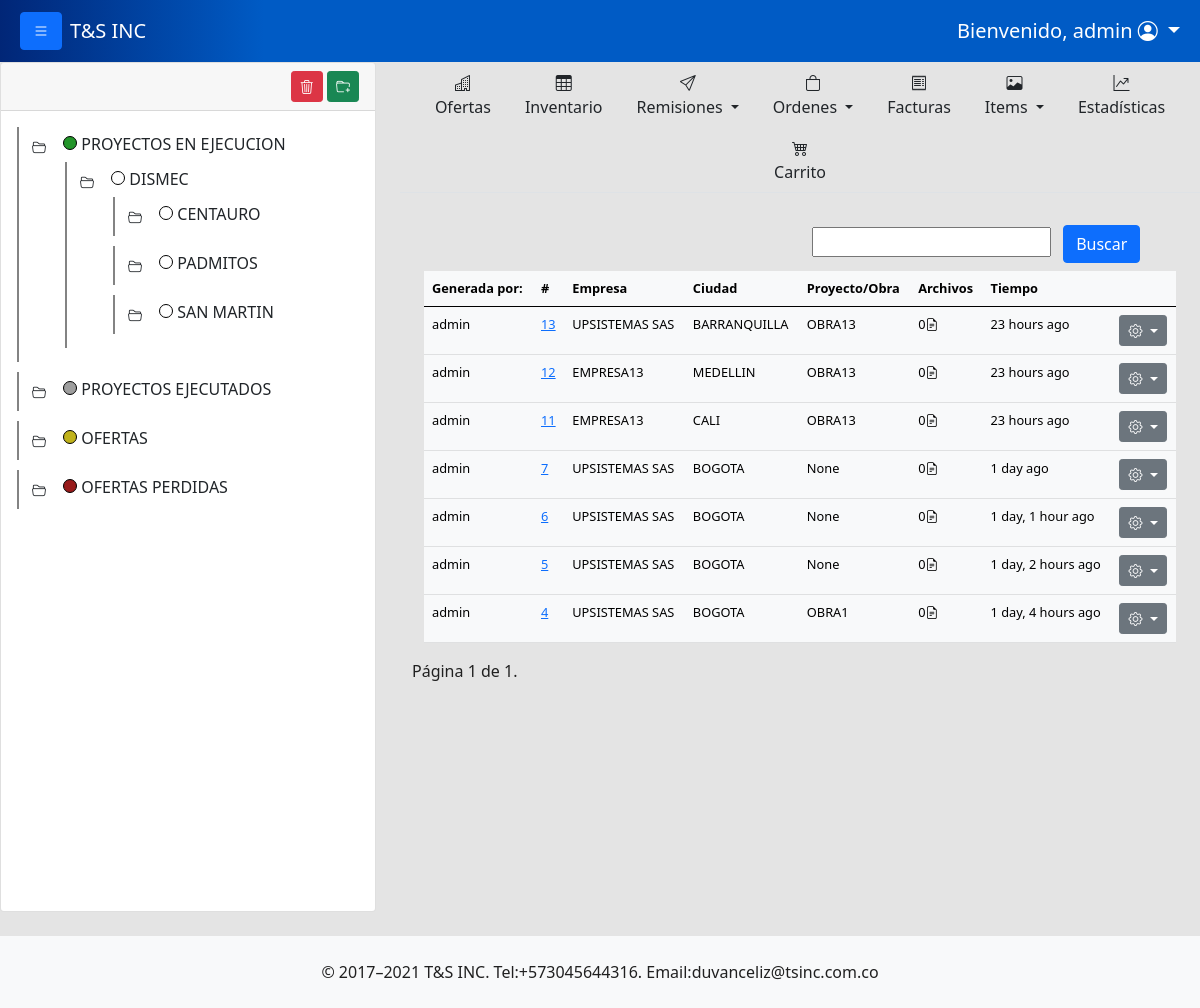
Screenshot of /remissions/ (signed in) with the database file from the repository.
### tsinc/models.py (models this page shows, shortened)
class Folder(models.Model):
    name = models.CharField(max_length=200)
    order = models.PositiveIntegerField(default=0)
    color = models.CharField(max_length=50, null=True, blank=True)
    parent = models.ForeignKey('self', on_delete=models.CASCADE, null=True, blank=True, related_name='children')
    project = models.ForeignKey(Project, on_delete=models.SET_NULL, null=True, blank=True)
    usersession = models.ForeignKey(User,on_delete=models.SET_NULL, null=True, blank=True )
    date = models.DateTimeField(default=timezone.now)
    class Meta:
        verbose_name = "Carpeta"
        verbose_name_plural = "Carpetas"
        ordering = ['order']

class Remission(models.Model):
    number = models.CharField(max_length=200, null= True)
    city = models.CharField(max_length=200)
    company = models.CharField(max_length=200)
    nit = models.CharField(max_length=200)
    location = models.CharField(max_length=200)
    contruction_site= models.CharField(max_length=250, null=True)
    supplier = models.CharField(max_length=250, null=True)
    responsible = models.CharField(max_length=200)
    order_number = models.CharField(max_length=100, null=True)
    observation = models.CharField(max_length=250, null=True)
    date = models.DateTimeField(default=timezone.now)
    usersession = models.ForeignKey(User,on_delete=models.SET_NULL, null=True, blank=True )
    project = models.ForeignKey(Project,on_delete=models.CASCADE, null=True, blank=True)

### tsinc/views.py (the view)
# urls.py: path('remissions/', views.remissions, name='remissions'),
@user_passes_test(staff_required,login_url='/accessdenied/')
@login_required
def remissions(request):
    remissions = Remission.objects.filter().order_by('-date').all()
    search = request.GET.get('search')
    if search:
        remissions = Remission.objects.filter(Q(company__icontains= search) | Q(nit__icontains= search) | Q(number__icontains= search))
    remission_files = RemissionFile.objects.all()
    remission_files_info = [
    {'remission_id': remission.id,
     'quantity': sum(1 for file in remission_files if file.remission.id == remission.id)
    }
    for remission in remissions
    ]
    remissions = paginator(request,remissions,10)
    is_staff = staff_required(request.user)
    return render(request,'remissions.html',{'remissions':remissions,
                                             'is_staff':is_staff,
                                             'remission_files_info':remission_files_info
                                             })

### tsinc/context_processors.py (called while the page is built)
def folder_tree(request):
    folders = Folder.objects.select_related('parent').order_by('parent_id', 'order')
    return {
        'folder_tree':folders
    }

def get_user(request):
    return {
        'user':request.user
    }

### tsinc/views.py (called while the page is built)
def staff_required(user):
    return user.is_staff

def paginator(request, obj, number):
    paginator = Paginator(obj, number)
    page_number = request.GET.get('page')
    page_obj = paginator.get_page(page_number)
    return page_obj

### tsinc/templates/remissions.html (shortened to what this page needs)
{% extends 'layout_with_folder_tree.html' %} {% block body %} {% load humanize%}
<div class="container">
  <div class="row">
    <div class="col-md-3">
    </div>
    <div class="col-md-3">
    </div>
    <div class="col-md-6">
      <form id="form-search">
        <input id="input-search" type="text" name="search"/>
        <button id="btn-search" class="btn btn-primary m-2" type="submit">
          Buscar
        </button>
      </form>
    </div>
  </div>
    <div class="row">
       <div class="col-md-12">
          <table class="table table-hover table-light">
            <thead>
              <tr>
                <th scope="col" id="table-titles">Generada por:</th>
                <th scope="col" id="table-titles">#</th>
                <th scope="col" id="table-titles">Empresa</th>
                <th scope="col" id="table-titles">Ciudad</th>
                <th scope="col" id="table-titles">Proyecto/Obra</th>
                <th scope="col" id="table-titles">Archivos</th>
                <th scope="col" id="table-titles">Tiempo</th>
                <th ></th>
              </tr>
            </thead>
            <tbody>
              <tr>
                {% for remission in remissions %}
                <td id="table-columns">{{remission.usersession}}</td>
                <td id="table-columns"><a href="{% url 'show_remission' remission.id %}">{{remission.number}}</a></td>
                <td id="table-columns">{{remission.company}}</td>
                <td id="table-columns">{{remission.city}}</td>
                <td id="table-columns">{{remission.contruction_site}}</td>
                {% for file_info in remission_files_info %}
                {%  if file_info.remission_id == remission.id  %}
                <td id="table-columns">{{file_info.quantity}}<i class="bi bi-file-earmark-text"></i></td>
                {% endif %}
                {% endfor %}
                <td id="table-columns">{{remission.date|naturaltime}}</td>
                <td>
                  <div class="dropdown d-inline">
                    <button class="btn btn-secondary dropdown-toggle btn-sm" type="button" id="dropdownMenuButton1" data-bs-toggle="dropdown" aria-expanded="false" >
                      <i class="bi bi-gear"></i>
                    </button>
                  </div>
                </td>
              </tr>
              {%endfor%}
            </tbody>
          </table>
       </div>
       <div class="pagination">
        <span class="step-links">
            <span class="current">
                Página {{ remissions.number }} de {{ remissions.paginator.num_pages }}.
            </span>
        </span>
    </div>
    </div>
  </div>
  {% load static %}
{% endblock %}

### tsinc/templates/layout_with_folder_tree.html (shortened to what this page needs)
{% load static %}
<!DOCTYPE html>
<html lang="es">
  <head>
    <link
      href="https://cdn.jsdelivr.net/npm/bootstrap@5.0.2/dist/css/bootstrap.min.css"
      rel="stylesheet"
    />
    <link rel="stylesheet" href="https://cdn.jsdelivr.net/npm/bootstrap-icons@1.11.3/font/bootstrap-icons.min.css">
    <link rel="stylesheet" href="{% static 'css/styles.css' %}">
    <link rel="stylesheet" href="{% static 'css_w/styles_workspace.css' %}">
  </head>
      <nav class="navbar navbar-expand-lg navbar navbar-dark" style="background: linear-gradient(90deg, rgba(1,38,119,1) 0%, rgba(0,91,197,1) 22%, rgba(0,91,197,1) 100%);">
        <div class="container-fluid">
          <div class="mx-2">
          <button class="btn btn-primary" id="btn-open-close-nav"><i class="bi bi-list"></i></button>
          </div>
          <a class="navbar-brand" href="#" >T&S INC</a>
          <div class="collapse navbar-collapse justify-content-end" id="navbarNavAltMarkup">
            <div class="navbar-nav">
              {% if user.is_staff %}
              <li class="nav-item dropdown">
                <a class="nav-link dropdown-toggle fs-5 text-white text-center" href="#" id="navbarDarkDropdownMenuLink" role="button" data-bs-toggle="dropdown" aria-expanded="false">
                  <span class="fs-5">Bienvenido, {{user.username}}</span>
                  <i class="bi bi-person-circle"></i>
                </a>
              </li>
              {% endif %}
            </div>
          </div>
        </div>
      </nav>
    <body >
      <div class="continer-flow content">
        <div class="row row-cols-2">
            <div class="col" style="display: none;  width: 400px;" id="nav-tree">
              <div class="card">
                <div class="card-header">
                    <div class="row">
                      <div class="col-8">
                      </div>
                      <div class="col-4 text-end">
                          <button id="btn-hidden-delete-folder" class="btn btn-danger btn-sm" ><i class="bi bi-trash3"></i></button>
                          <button id="btn-hidden-folder" class="btn btn-success btn-sm"><i class="bi bi-folder-plus"></i></button>
                      </div>
                    </div>
                </div>
                <div class="card-body workspace-nav">
                  <ul id="tree" >
                      {% include 'workspace_comp/subfolder_tree.html' with folders=folder_tree parent=None %}
                </ul>
                </div>
              </div>
            </div>
            <div class="col-md">
              <ul class="nav nav-tabs justify-content-center mb-4">
                <li class="nav-item">
                  <a class="nav-link text-dark text-center" href="{% url 'show_all_offers' %}">
                    <i class="bi bi-buildings d-block"></i>
                    Ofertas
                  </a>
                </li>
                <li class="nav-item">
                  <a class="nav-link text-dark text-center" href="{% url 'product' %}">
                    <i class="bi bi-table d-block"></i>
                    Inventario
                  </a>
                </li>
                <li class="nav-item dropdown">
                  <a class="nav-link dropdown-toggle text-center text-dark" data-bs-toggle="dropdown" href="#" role="button" aria-expanded="false">
                    <i class="bi bi-send d-block"></i>
                     Remisiones
                  </a>
                </li>
                <li class="nav-item dropdown">
                  <a class="nav-link dropdown-toggle text-center text-dark" data-bs-toggle="dropdown" href="#" role="button" aria-expanded="false">
                    <i class="bi bi-bag d-block"></i>
                    Ordenes
                  </a>
                </li>
                <li class="nav-item">
                  <a class="nav-link text-dark text-center" href="{% url 'invoices' %}">
                    <i class="bi bi-receipt d-block"></i>
                    Facturas
                  </a>
                </li>
                <li class="nav-item dropdown">
                  <a class="nav-link dropdown-toggle text-center text-dark" data-bs-toggle="dropdown" href="#" role="button" aria-expanded="false">
                    <i class="bi bi-image d-block"></i>
                  Items
                  </a>
                </li>
                <li class="nav-item">
                  <a class="nav-link text-dark text-center" href="{% url 'order_statictics' %}">
                    <i class="bi bi-graph-up-arrow d-block"></i>
                    Estadísticas
                  </a>
                </li>
                <li class="nav-item">
                  <a class="nav-link text-dark text-center" href="{% url 'carpage' %}">
                    <i class="bi bi-cart4 d-block"></i>
                    Carrito
                  </a>
                </li>
              </ul>
                {% block body %} {% endblock %}
            </div>
        </div>
      </div>
        <footer class="bg-light mt-4 d-flex justify-content-center">
          <div class="p-4">© 2017–2021 T&S INC. Tel:+573045644316. Email:duvanceliz@tsinc.com.co
         </div>
        </footer>
    </body>
</html>

### tsinc/templates/workspace_comp/subfolder_tree.html (shortened to what this page needs)
{% for folder in folders %}
    {% if folder.parent_id == parent %}
    <li data-id="{{folder.id}}">
            <span class="toggle-button " onclick="toggleSubfolders(this)"> <button class="btn btn btn-sm "><i class="bi bi-folder2-open"></i></button> </span>
            <div id="folder-color-indicator" style="background: {{folder.color}};"></div>
            <a href="{% url 'overview_folder' folder.id %}" class="text-dark" style="text-decoration: none;" >{{ folder.name }}</a>
            {% if folder.children.exists %}
                <ul data-id="{{folder.id}}" style="display: none;">
                    {% include 'workspace_comp/subfolder_tree.html' with folders=folders parent=folder.id %}
                </ul>
            {% else %}
            <ul>
            </ul>
            {% endif %}
        </li>
    {% endif %}
{% endfor %}

### tsinc/static/css/styles.css (style rules this page uses)
body { background: #e4e4e4; color: #202020; height: 100vh; overflow-x: hidden; overflow-y: auto; }
html, body { height: 100%; margin: 0; }
body { display: flex; flex-direction: column; }
.content { flex: 1; }
ul { list-style-type: none; }
ul ul { margin-left: 10px; }
.toggle-button { cursor: pointer; font-size: 12px; margin-right: 5px; }
.workspace-nav { height: 800px; overflow-y: scroll; }
.workspace-nav { width: 100%; overflow-x: scroll; white-space: nowrap; }
#tree { list-style-type: none; margin: 0; padding: 0; }
#tree li { margin-bottom: 10px; padding: 4px; border-left: 2px solid #838383; cursor: pointer; }
#tree ul { margin-left: 10px; }
#table-titles { font-size: 0.8rem; }
#table-columns { font-size: 0.8rem; }

### tsinc/static/css_w/styles_workspace.css (style rules this page uses)
#folder-color-indicator { width: 14px; height: 14px; background-color: blueviolet; display: inline-block; border-radius: 10px; border: 1px solid black; }

### rows the page displays
Folder: name "PROYECTOS EN EJECUCION"
Folder: name "DISMEC"
Folder: name "CENTAURO"
Folder: name "PADMITOS"
Folder: name "SAN MARTIN"
Folder: name "PROYECTOS EJECUTADOS"
Folder: name "OFERTAS"
Folder: name "OFERTAS PERDIDAS"
Remission: usersession "admin", number "13", company "UPSISTEMAS SAS", city "BARRANQUILLA", contruction_site "OBRA13", quantity "0", date "23 hours ago"
Remission: usersession "admin", number "12", company "EMPRESA13", city "MEDELLIN", contruction_site "OBRA13", quantity "0", date "23 hours ago"
Remission: usersession "admin", number "11", company "EMPRESA13", city "CALI", contruction_site "OBRA13", quantity "0", date "23 hours ago"
Remission: usersession "admin", number "7", company "UPSISTEMAS SAS", city "BOGOTA", contruction_site "None", quantity "0", date "1 day ago"
Remission: usersession "admin", number "6", company "UPSISTEMAS SAS", city "BOGOTA", contruction_site "None", quantity "0", date "1 day, 1 hour ago"
Remission: usersession "admin", number "5", company "UPSISTEMAS SAS", city "BOGOTA", contruction_site "None", quantity "0", date "1 day, 2 hours ago"
Remission: usersession "admin", number "4", company "UPSISTEMAS SAS", city "BOGOTA", contruction_site "OBRA1", quantity "0", date "1 day, 4 hours ago"

### other values shown
{{ user.username }} "admin"
{{ remissions.number }} "1"
{{ remissions.paginator.num_pages }} "1"
